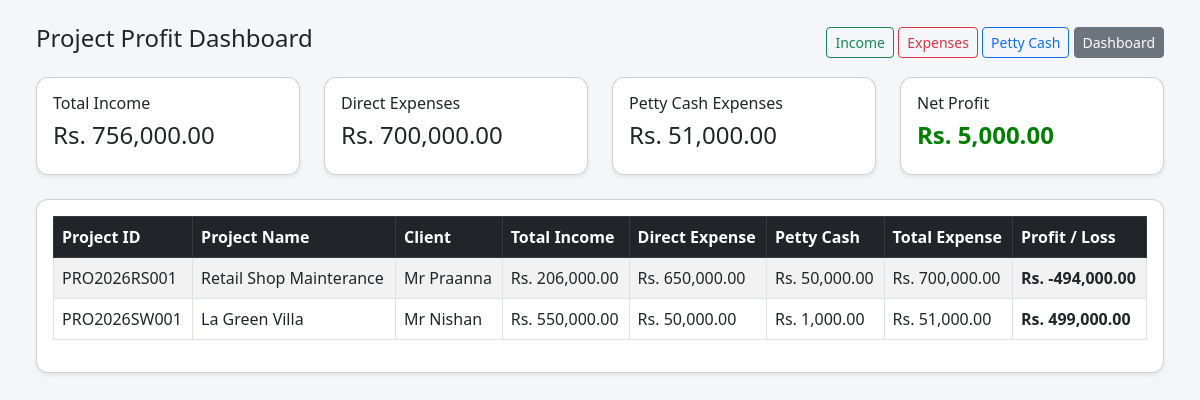
/project-profit/ (signed in), run on an earlier commit of the app's database.
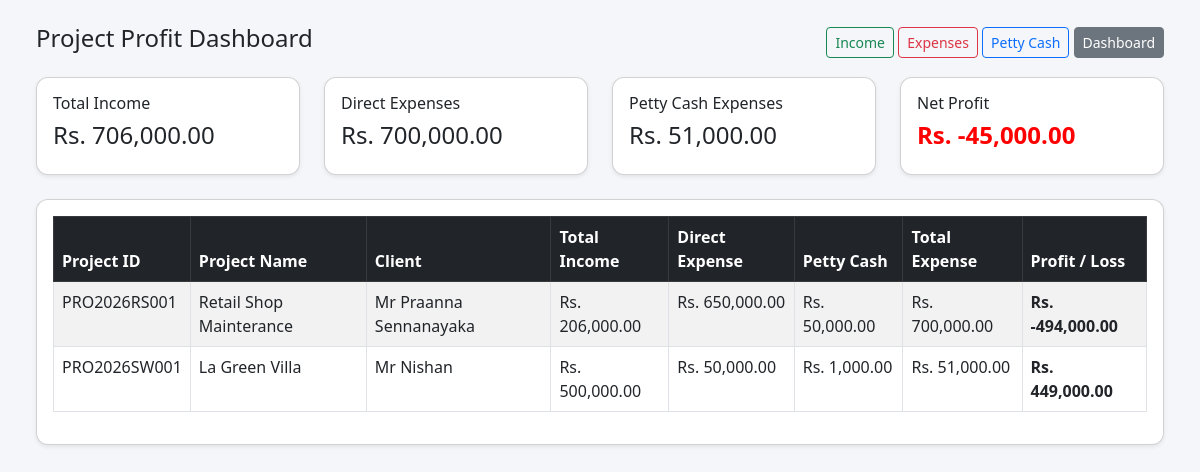
And on a later commit of the database.
### pos/models.py (models this page shows, shortened)
class Project(models.Model):
    PROJECT_TYPE_CHOICES = [
        ("BL", "Building"),
        ("SW", "Swimming Pool"),
        ("RS", "Retail Shop"),
    ]
    project_id = models.CharField(max_length=50, unique=True)
    project_name = models.CharField(max_length=200)
    project_type = models.CharField(max_length=10, choices=PROJECT_TYPE_CHOICES)
    client_name = models.CharField(max_length=200)
    location = models.CharField(max_length=200, blank=True, null=True)
    estimated_value = models.DecimalField(max_digits=12, decimal_places=2, default=0)
    status = models.CharField(max_length=20, default="active")
    created_by = models.ForeignKey(User, on_delete=models.SET_NULL, null=True)
    created_at = models.DateTimeField(auto_now_add=True)
    is_active = models.BooleanField(default=True)
    updated_at = models.DateTimeField(auto_now=True)
    updated_by = models.ForeignKey(
        User,
        on_delete=models.SET_NULL,
        null=True,
        blank=True,
        related_name="updated_projects"
    )
    class Meta:
        ordering = ["-created_at"]

### pos/views.py (the view)
# urls.py: path('project-profit/', views.project_profit_dashboard, name='project_profit_dashboard'),
@user_passes_test(can_use_project)
def project_profit_dashboard(request):
    projects = Project.objects.filter(is_active=True).order_by("-created_at")
    project_rows = []
    for project in projects:
        direct_expense = project.expenses.filter(is_active=True).aggregate(
            total=Sum("amount")
        )["total"] or Decimal("0")
        petty_cash_expense = ProjectPettyCashExpense.objects.filter(
            project=project,
            is_active=True
        ).aggregate(total=Sum("amount"))["total"] or Decimal("0")
        total_income = ProjectInvoicePayment.objects.filter(
            invoice__project=project,
            invoice__is_active=True,
            is_active=True
        ).aggregate(total=Sum("amount"))["total"] or Decimal("0")
        total_expense = Decimal(str(direct_expense)) + Decimal(str(petty_cash_expense))
        profit = Decimal(str(total_income)) - total_expense
        project_rows.append({
            "project": project,
            "total_income": Decimal(str(total_income)),
            "direct_expense": Decimal(str(direct_expense)),
            "petty_cash_expense": Decimal(str(petty_cash_expense)),
            "total_expense": total_expense,
            "profit": profit,
        })
    grand_income = sum((row["total_income"] for row in project_rows), Decimal("0"))
    grand_direct_expense = sum((row["direct_expense"] for row in project_rows), Decimal("0"))
    grand_petty_cash = sum((row["petty_cash_expense"] for row in project_rows), Decimal("0"))
    grand_total_expense = sum((row["total_expense"] for row in project_rows), Decimal("0"))
    grand_profit = sum((row["profit"] for row in project_rows), Decimal("0"))
    return render(request, "pos/project_profit_dashboard.html", {
        "project_rows": project_rows,
        "grand_income": grand_income,
        "grand_direct_expense": grand_direct_expense,
        "grand_petty_cash": grand_petty_cash,
        "grand_total_expense": grand_total_expense,
        "grand_profit": grand_profit,
    })

### pos/templatetags/currency_filters.py (called while the page is built)
@register.filter
def money(value):
    try:
        if value in (None, ""):
            value = Decimal("0")
        value = Decimal(str(value))
        return f"{value:,.2f}"
    except (InvalidOperation, ValueError, TypeError):
        return "0.00"

### pos/views.py (called while the page is built)
def is_owner(user):
    return user.is_superuser or user.groups.filter(name__iexact="Owner").exists()

def can_use_project(user):
    return is_owner(user) or is_manager(user) or is_clerk(user) or is_cashier(user)

### pos/templates/pos/project_profit_dashboard.html (shortened to what this page needs)
{% load currency_filters %}
<!DOCTYPE html>
<html>
<head>
    <link href="https://cdn.jsdelivr.net/npm/bootstrap@5.3.0/dist/css/bootstrap.min.css" rel="stylesheet">
</head>
<body class="p-4">
<div class="container-fluid">
    <div class="d-flex justify-content-between align-items-center mb-3">
        <h4>Project Profit Dashboard</h4>
        <div>
            <a href="{% url 'project_invoice_list' %}" class="btn btn-outline-success btn-sm">Income</a>
            <a href="{% url 'project_expense_list' %}" class="btn btn-outline-danger btn-sm">Expenses</a>
            <a href="{% url 'petty_cash_list' %}" class="btn btn-outline-primary btn-sm">Petty Cash</a>
            <a href="{% url 'dashboard' %}" class="btn btn-secondary btn-sm">Dashboard</a>
        </div>
    </div>
    <div class="row mb-3">
        <div class="col-md-3 mb-2">
            <div class="card shadow-sm p-3">
                <h6>Total Income</h6>
                <h4>Rs. {{ grand_income|money }}</h4>
            </div>
        </div>
        <div class="col-md-3 mb-2">
            <div class="card shadow-sm p-3">
                <h6>Direct Expenses</h6>
                <h4>Rs. {{ grand_direct_expense|money }}</h4>
            </div>
        </div>
        <div class="col-md-3 mb-2">
            <div class="card shadow-sm p-3">
                <h6>Petty Cash Expenses</h6>
                <h4>Rs. {{ grand_petty_cash|money }}</h4>
            </div>
        </div>
        <div class="col-md-3 mb-2">
            <div class="card shadow-sm p-3">
                <h6>Net Profit</h6>
                <h4 class="{% if grand_profit >= 0 %}profit-positive{% else %}profit-negative{% endif %}">
                    Rs. {{ grand_profit|money }}
                </h4>
            </div>
        </div>
    </div>
    <div class="card shadow-sm p-3">
        <div class="table-responsive">
            <table class="table table-bordered table-striped bg-white">
                <thead class="table-dark">
                    <tr>
                        <th>Project ID</th>
                        <th>Project Name</th>
                        <th>Client</th>
                        <th>Total Income</th>
                        <th>Direct Expense</th>
                        <th>Petty Cash</th>
                        <th>Total Expense</th>
                        <th>Profit / Loss</th>
                    </tr>
                </thead>
                <tbody>
                    {% for row in project_rows %}
                    <tr>
                        <td>{{ row.project.project_id }}</td>
                        <td>{{ row.project.project_name }}</td>
                        <td>{{ row.project.client_name }}</td>
                        <td>Rs. {{ row.total_income|money }}</td>
                        <td>Rs. {{ row.direct_expense|money }}</td>
                        <td>Rs. {{ row.petty_cash_expense|money }}</td>
                        <td>Rs. {{ row.total_expense|money }}</td>
                        <td class="{% if row.profit >= 0 %}profit-positive{% else %}profit-negative{% endif %}">
                            Rs. {{ row.profit|money }}
                        </td>
                    </tr>
                    {% empty %}
                    <tr>
                        <td colspan="8" class="text-center">No project data found</td>
                    </tr>
                    {% endfor %}
                </tbody>
            </table>
        </div>
    </div>
</div>
</body>
</html>

What changed in the data, as far as the page shows it:
changed Project "PRO2026RS001": project.client_name "Mr Praanna" → "Mr Praanna Sennanayaka"
computed for Project "PRO2026SW001": total_income "550,000.00" → "500,000.00"; profit "499,000.00" → "449,000.00"
Also different on the page:
{{ grand_income|money }}: "756,000.00" → "706,000.00"
{{ grand_profit|money }}: "5,000.00" → "-45,000.00"
